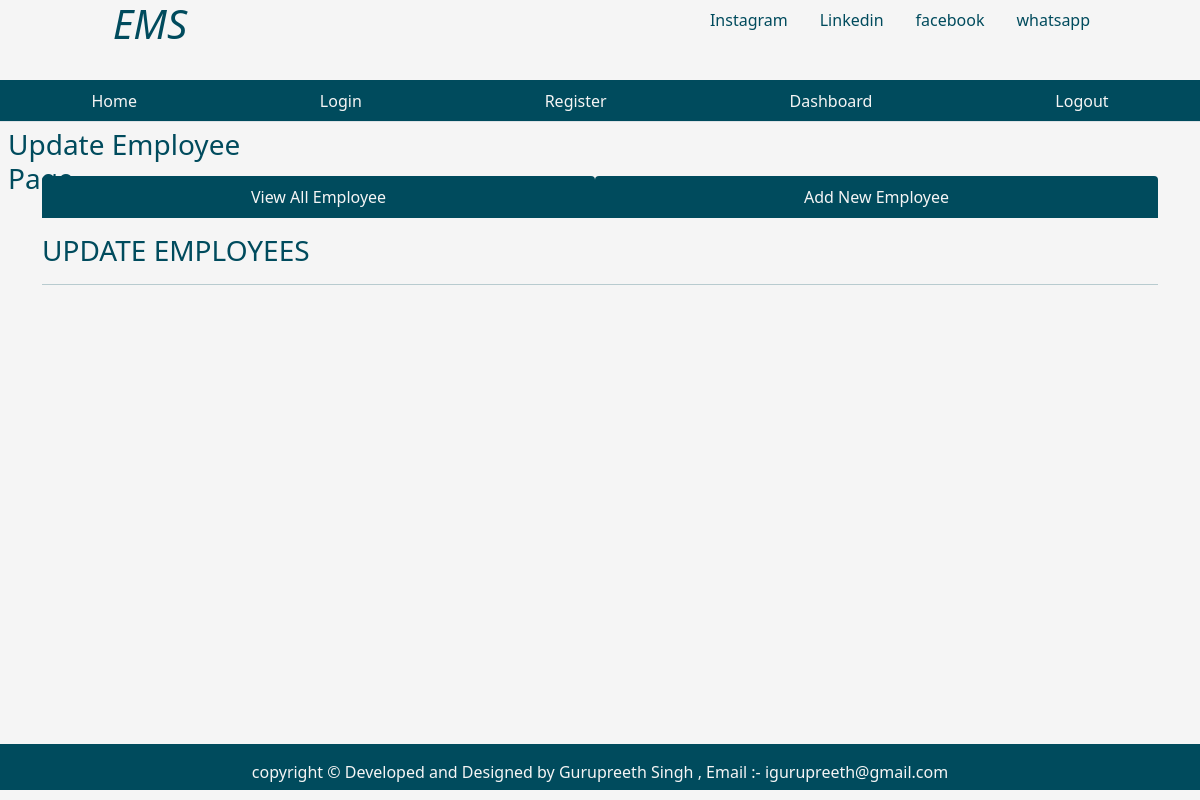
The app's page /fetchone/1, older data.
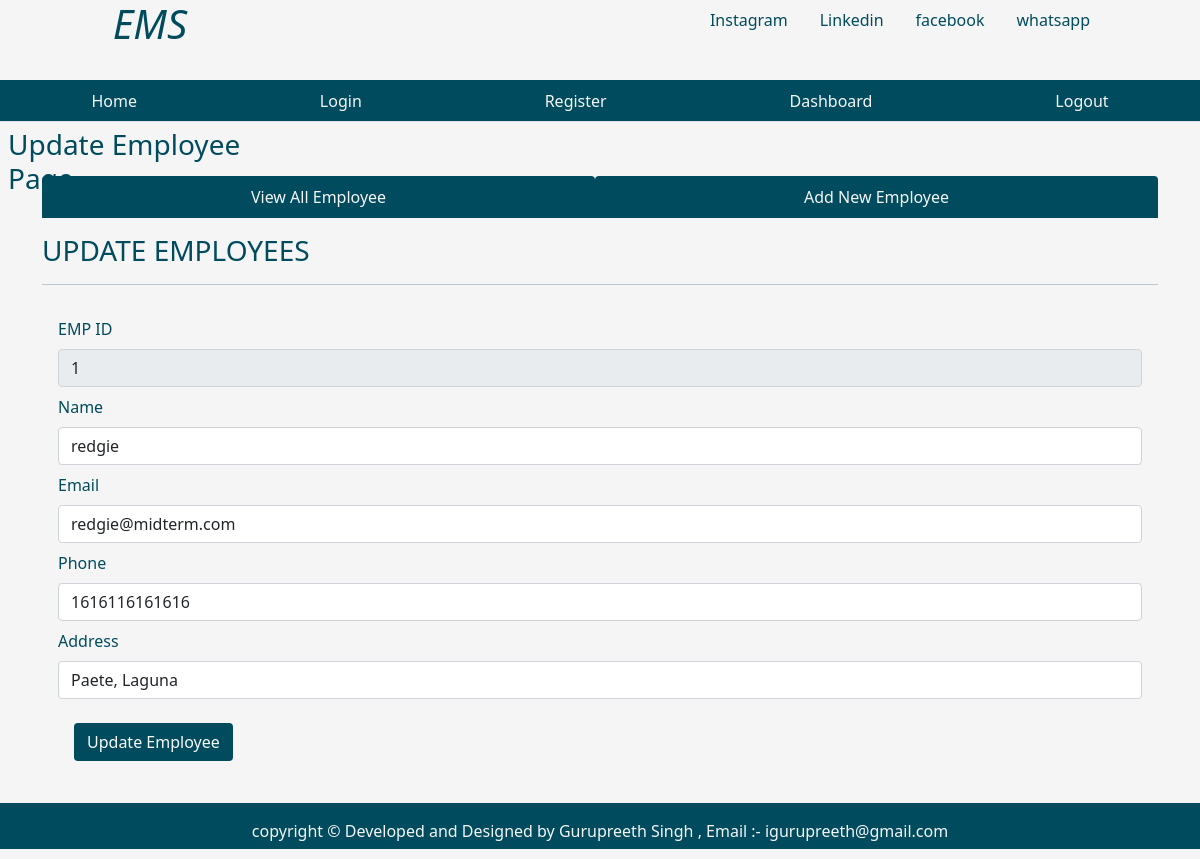
The same page, newer data.
### tables this page shows
CREATE TABLE emp (
    empid INTEGER PRIMARY KEY AUTOINCREMENT,
    name text NOT NULL,
    email text,
    phone INTEGER,
    address text,
    joining_date TIMESTAMP DEFAULT CURRENT_TIMESTAMP,
    total_projects INTEGER DEFAULT 1,
    total_test_case INTEGER DEFAULT 1,
    total_defects_found INTEGER DEFAULT 1,
    total_defects_pending INTEGER DEFAULT 1
);

### app.py (the view)
@app.route('/fetchone/<int:empid>')
def fetchone(empid):
    user = get_current_user()
    db = get_database()
    emp_cur = db.execute('SELECT * FROM emp WHERE empid = ?', [empid])
    single_emp = emp_cur.fetchone()
    return render_template('updateemployee.html', user = user, single_emp = single_emp)

### app.py (called while the page is built)
@app.teardown_appcontext
def close_database(error):
    if hasattr(g, 'crudapplication_db'):
        g.crudapplication_db.close()

def get_current_user():
    user = None
    if 'user' in session:
        user = session['user']
        db = get_database()
        user_cur = db.execute('SELECT * FROM users WHERE name = ?', [user])
        user = user_cur.fetchone()
    return user

### database.py (called while the page is built)
def connect_to_database():
   conn = sqlite3.connect('crudapplication.db')
   conn.row_factory = sqlite3.Row
   return conn

def get_database():
   if not hasattr(g, 'crudapplication_db'):
      g.crudapplication_db = connect_to_database()
   return g.crudapplication_db

### templates/updateemployee.html (shortened to what this page needs)
{% from "showlinks.html" import show_links, social_links %}
<!DOCTYPE html>
<html lang="en">
<head>
    <link href="https://cdn.jsdelivr.net/npm/bootstrap@5.1.3/dist/css/bootstrap.min.css" rel="stylesheet">
    <link rel="stylesheet" href="{{ url_for('static', filename='css/home.css') }}" type = "text/css">
</head>
<body>
      <div class="parent">
        <div class="child child1">
            <h1 class="text-center"><i>EMS</i></h1>
        </div>
        <div class="child child2">
            {{ social_links() }}
        </div>
        <div class="child child3">
          {{ show_links() }}
      </div>
        <div class="child child4">
            <h3 class="m-2">Update Employee Page</h3>
        </div>
        <div class="child child5" style="color:rgb(0, 75, 93);">
        </div>
        <div class="child child6left">
        </div>
        <div class="child child6 container" style="color:rgb(0, 75, 93);">
            <ul class="nav nav-tabs nav-fill mb-3">
                <li class="nav-item">
                  <a class="nav-link" style=" background-color:rgb(0, 75, 93); color:whitesmoke;"  href="{{ url_for('dashboard') }}">View All Employee</a>
                </li>
                <li class="nav-item">
                  <a class="nav-link" style=" background-color:rgb(0, 75, 93); color:whitesmoke;" href="{{ url_for('addnewemployee') }}">Add New Employee</a>
                </li>
              </ul>
              <div class="table-responsive-lg caption-top">
                <caption><h3>UPDATE EMPLOYEES</h3></caption>
                 <hr>
                 {% if single_emp%}
                <form class="p-3" action="/updateemployee" method="POST">
                  <div class="mb-2">
                    <label for="empid" class="form-label">EMP ID</label>
                    <input type="text" class="form-control" id="empid" value="{{ single_emp['empid'] }}" name="empid" readonly>
                  </div>
                    <div class="mb-2">
                      <label for="name" class="form-label">Name</label>
                      <input type="text" class="form-control" id="name" value="{{ single_emp['name'] }}" name="name">
                    </div>
                    <div class="mb-2">
                      <label for="email" class="form-label">Email</label>
                      <input type="text" class="form-control" id="email" value="{{ single_emp['email'] }}" name="email">
                    </div>
                    <div class="mb-2">
                        <label for="phone" class="form-label">Phone</label>
                        <input type="text" class="form-control" id="phone" value="{{ single_emp['phone'] }}" name="phone">
                      </div>
                      <div class="mb-2">
                        <label for="address" class="form-label">Address</label>
                        <input type="text" class="form-control" id="adress" value="{{ single_emp['address'] }}" name="address">
                      </div>
            <button type="submit" class="btn text-light m-3" style="background-color:rgb(0, 75, 93);">Update Employee</button>
                  </form>
                  {% endif %}
              </div>
        </div>
        <div class="child child6right">
        </div>
        <div class="child child7" style="background-color:rgb(0, 75, 93); color:whitesmoke;">
          <p class="p-3 text-center">copyright &copy; Developed and Designed by Gurupreeth Singh , Email :- igurupreeth@gmail.com</p>
        </div>
      </div>
</body>
</html>

Row changes from the older to the newer data that the page shows:
added emp: empid "1", name "redgie", email "redgie@midterm.com", phone "1616116161616", address "Paete, Laguna"
Text that changed along with them:
text now shown: "EMP ID Name Email Phone Address Update Employee"
